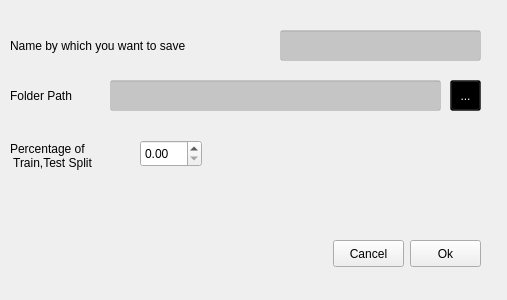
<?xml version="1.0" encoding="UTF-8"?>
<ui version="4.0">
 <class>Form</class>
 <widget class="QWidget" name="Form">
  <property name="geometry">
   <rect>
    <x>0</x>
    <y>0</y>
    <width>507</width>
    <height>300</height>
   </rect>
  </property>
  <property name="windowTitle">
   <string>Form</string>
  </property>
  <widget class="QLineEdit" name="lineEdit">
   <property name="geometry">
    <rect>
     <x>110</x>
     <y>80</y>
     <width>331</width>
     <height>31</height>
    </rect>
   </property>
   <property name="styleSheet">
    <string notr="true">background-color:rgba(0,0,0,45)</string>
   </property>
  </widget>
  <widget class="QLabel" name="label">
   <property name="geometry">
    <rect>
     <x>10</x>
     <y>80</y>
     <width>121</width>
     <height>31</height>
    </rect>
   </property>
   <property name="styleSheet">
    <string notr="true">font: 15pt &quot;Ubuntu Condensed&quot;;background-color:rgba(0,0,0,0)</string>
   </property>
   <property name="text">
    <string>Folder Path</string>
   </property>
  </widget>
  <widget class="QToolButton" name="toolButton">
   <property name="geometry">
    <rect>
     <x>450</x>
     <y>80</y>
     <width>31</width>
     <height>31</height>
    </rect>
   </property>
   <property name="styleSheet">
    <string notr="true">background-color:rgba(0,0,0,100);color:rgb(255,255,255)</string>
   </property>
   <property name="text">
    <string>...</string>
   </property>
  </widget>
  <widget class="QDoubleSpinBox" name="doubleSpinBox">
   <property name="geometry">
    <rect>
     <x>140</x>
     <y>140</y>
     <width>62</width>
     <height>27</height>
    </rect>
   </property>
  </widget>
  <widget class="QLabel" name="label_2">
   <property name="geometry">
    <rect>
     <x>10</x>
     <y>130</y>
     <width>121</width>
     <height>51</height>
    </rect>
   </property>
   <property name="styleSheet">
    <string notr="true">font: 15pt &quot;Ubuntu Condensed&quot;;background-color:rgba(0,0,0,0)</string>
   </property>
   <property name="text">
    <string>Percentage of 
 Train,Test Split</string>
   </property>
  </widget>
  <widget class="QPushButton" name="pushButton_2">
   <property name="geometry">
    <rect>
     <x>333</x>
     <y>240</y>
     <width>71</width>
     <height>27</height>
    </rect>
   </property>
   <property name="text">
    <string>Cancel</string>
   </property>
  </widget>
  <widget class="QPushButton" name="pushButton">
   <property name="geometry">
    <rect>
     <x>410</x>
     <y>240</y>
     <width>71</width>
     <height>27</height>
    </rect>
   </property>
   <property name="text">
    <string>Ok</string>
   </property>
  </widget>
  <widget class="QLabel" name="label_3">
   <property name="geometry">
    <rect>
     <x>10</x>
     <y>30</y>
     <width>261</width>
     <height>31</height>
    </rect>
   </property>
   <property name="styleSheet">
    <string notr="true">font: 15pt &quot;Ubuntu Condensed&quot;;background-color:rgba(0,0,0,0)</string>
   </property>
   <property name="text">
    <string>Name by which you want to save</string>
   </property>
  </widget>
  <widget class="QLineEdit" name="lineEdit_2">
   <property name="geometry">
    <rect>
     <x>280</x>
     <y>30</y>
     <width>201</width>
     <height>31</height>
    </rect>
   </property>
   <property name="styleSheet">
    <string notr="true">background-color:rgba(0,0,0,45)</string>
   </property>
  </widget>
 </widget>
 <resources/>
 <connections/>
</ui>
